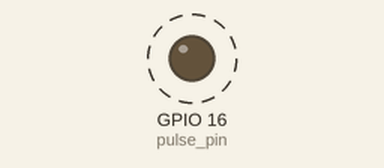
Simulated run of this program. Board: Raspberry Pi (BCM pin numbers). On the bench: output pins drawn as LEDs (lit = HIGH). Dashed ring = blinking. What the program prints to the terminal is not drawn.

Above: at 0.6 s.
Timing chart, 0 to 3.0 s (numbered marks = the images above):
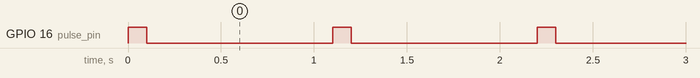

Measured:
- by itself, GPIO 16 (pulse_pin): alternates HIGH for 0.10 s and LOW for 1.0 s

The program:

pulse.py
```python
import RPi.GPIO as GPIO
import time

# GPIOピンの設定
GPIO.setmode(GPIO.BCM)
pulse_pin = 16  # パルス出力用のピン番号（適宜変更）
GPIO.setup(pulse_pin, GPIO.OUT)

def output_pulse(duration=0.1):
    """指定した時間だけパルスを出力"""
    GPIO.output(pulse_pin, GPIO.HIGH)
    time.sleep(duration)
    GPIO.output(pulse_pin, GPIO.LOW)
try:
    while True:

        output_pulse(duration=0.1)  # 0.1秒間パルスを出力
        time.sleep(1)  # 定期的にチェック
        print("！！！！！！！！出力！！！！！！！！！")
finally:
    GPIO.cleanup()  # 終了時にGPIOの設定をクリア
```
